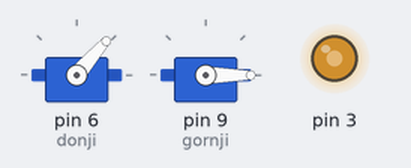
Recording of a sketch running on a simulated Arduino Uno, built with avr-gcc and run on an emulated ATmega328P. Parts: 2 × servo, output pins drawn as LEDs (lit = HIGH). Random numbers use the default seed unless the sketch sets one.

Above: at 0.1 s.
At 9.8 s:
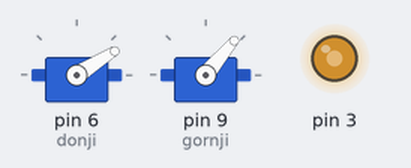
At 17.7 s:
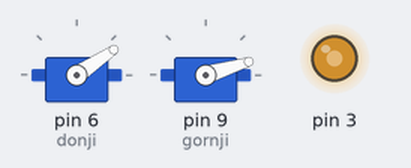
At 35.2 s:
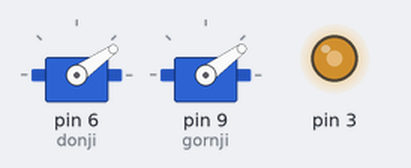
Timing chart, 0 to 40.0 s (numbered marks = the images above):
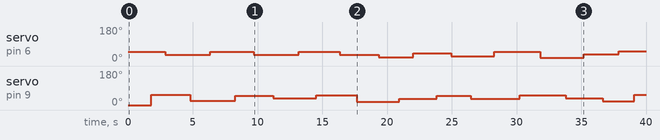

The sketch:

kod.ino
```cpp
#include <Servo.h>
Servo donji;
Servo gornji;

//inicujalizuju se najmanji i najveci uglovi do kojih motori mogu da se okrenu
int ugaoMin = 15;
int ugaoMax= 60;

//inicijalizuju se pocetni uglovi motora
int donjiPocetna = 0;
int gornjiPocetna = 0;

//inicijalizuju se najmanja i najveca razlika izmedju promena uglova
int pauzaMin = 1000;
int pauzaMax=2000;

//inicalizuje se najmanja apsolutna razlika izmedju pocetnog i novog ugla
int minRazlika = 15;


void setup() {

  pinMode(3, OUTPUT);

  //laser krece da svetli, ali ne maksimalno (3 pwm pin)
  analogWrite(3, 150);
  donji.attach(6);
  gornji.attach(9);

  //motori se okrecu na pocetni ugao
  donji.write(donjiPocetna);
  gornji.write(gornjiPocetna);
}

void loop() {

  //u ovom delu koda donji motor ce se pomeriti za odredjenji ugao


  //generise se pauza izmedju promene uglova
  int pauza = random(pauzaMin, pauzaMax);

  //generise se novi ugao za donji motor
  int donjiPom = random(ugaoMin, ugaoMax);

  //proverava se da li je apsolutna razlika izmedju pocetnog i novog ugla manja od ugla minimalne razlike
  if (abs(donjiPom - donjiPocetna) < minRazlika)
  {

    //ispituje se da li je novi ugao >= od pocetnog
    if (donjiPom >= donjiPocetna)
    {

      //ispituje se da li bi se dodavanjem ugla minimalne razlike na novi prekoracio maksimalni
      if (donjiPom + minRazlika <= ugaoMax)
      {

        //ako ne bi, na novi ugao se dodaje ugao minimalne razlike
        donjiPom += minRazlika;
      }
      else
      {

        //u suprotnom, novi ugao ce postati pocetni umanjen za ugao minimalne razlike
        donjiPom = donjiPocetna - minRazlika;
      }
    }
    else
    {

      //ispituje se da li bi novi ugao umanjen za ugao minimalne razlike bio manji od minimalnog
      if (donjiPom - minRazlika >= ugaoMin)
      {

        //ako ne bi, novi ugao se smanjuje za ugao minimalne razlike
        donjiPom -= minRazlika;
      }
      else
      {

        //u suprotnom, novi ugao postaje pocetni uvecan za ugao minimalne razlike
        donjiPom = donjiPocetna + minRazlika;
      }
    }
  }

  //pocetnom uglu se dodeljuje vrednost novog i motor se okrene do tog ugla
  donjiPocetna = donjiPom;
  donji.write(donjiPocetna);
  delay(pauza);

  //u ovom delu koda gornji motor ce se pomeriti za odredjenji ugao


  //postupak je isti kao i kod dodnjeg motora

  pauza = random(pauzaMin, pauzaMax);
  int gornjiPom = random(ugaoMin, ugaoMax);
  if (abs(gornjiPom - gornjiPocetna) < minRazlika)
  {
    if (gornjiPom >= gornjiPocetna)
    {
      if (gornjiPom + minRazlika <= ugaoMax)
      {
        gornjiPom += minRazlika;
      }
      else
      {
        gornjiPom = gornjiPocetna - minRazlika;
      }
    }
    else
    {
      if (gornjiPom - minRazlika >= ugaoMin)
      {
        gornjiPom -= minRazlika;
      }
      else
      {
        gornjiPom = gornjiPocetna + minRazlika;
      }
    }
  }
  gornjiPocetna = gornjiPom;
  gornji.write(gornjiPocetna);
  delay(pauza);
}
```

Measured:
- by itself, servo on pin 6 (donji): 49° → 32° at 2.9 s, → 49° 3.5 s later, → 32° 3.4 s later, → 49° 3.5 s later, … (12 changes in this stretch)
- by itself, servo on pin 9 (gornji): 0° → 53° at 1.8 s, → 23° 3.0 s later, → 50° 3.5 s later, → 35° 2.9 s later, … (13 changes in this stretch)
